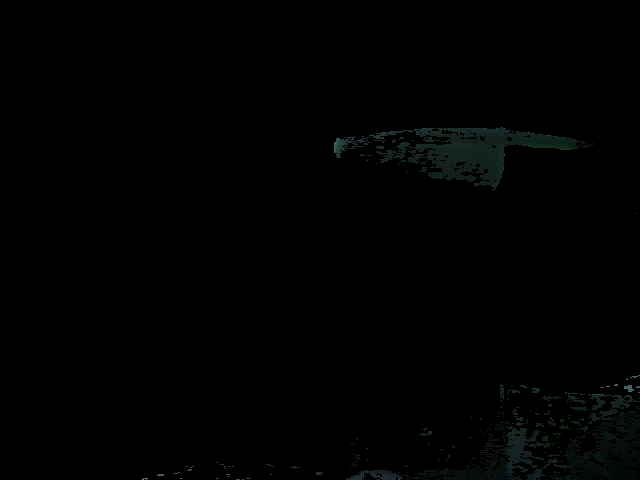
#> input picture opencv_frame_0.png, 640 x 480 px, given in place of the camera
$ python rewardQlearning.py
#> lines starting #> are read from the running program, lines starting #| are printed output that depends on the picture; after the words box and inside, x2 and y2 are one past the last pixel; in counts of white or black regions, pixels touching at a corner belong together
import cv2
import numpy as np
import datetime
import random
from random import randint


def souris(event, x, y, flags, param):
    global lo, hi, color
    if event == cv2.EVENT_LBUTTONDBLCLK:
        color = image[y, x][0]
        colors.append(image[y, x])
    if event == 1:
        setHighAndLow(image[y, x])
    elif event == 2:
        lo = lastLo
        hi = lastHi


def sendToCode(value):
    print('TODO send ', value)


def setHighAndLow(element):
    global minH, minS, minV, maxH, maxS, maxV, lo, hi, lastHi, lastLo
    lastHi = hi
    lastLo = lo
    if (element[0] < minH):
        minH = element[0]
    if (element[0] > maxH):
        maxH = element[0]
    if (element[1] < minS):
        minS = element[1]
    if (element[1] > maxS):
        maxS = element[1]
    if (element[2] < minV):
        minV = element[2]
    if (element[2] > maxV):
        maxV = element[2]
    lo = np.array([minH - 5, minS, minV])
    hi = np.array([maxH + 5, maxS, maxV])


# Permet de calibrer la couleur à suivre
minH = 255
minS = 255
minV = 255
maxH = 0
maxS = 0
maxV = 0
color = 100
lo = np.array([color - 5, 100, 50])
hi = np.array([color + 5, 255, 255])
lastLo = np.array([0, 0, 0])
lastHi = np.array([0, 0, 0])
color_info = (0, 0, 255)
cap = cv2.VideoCapture(0)
cv2.namedWindow('Camera')
cv2.setMouseCallback('Camera', souris)
print('config low : ', lo, ' high: ', hi)
colors = []
while True:
    ret, frame = cap.read()
#> frame is the input picture: shape (480, 640, 3); mean B, G, R 1.2, 1.3, 0.7
    image = cv2.cvtColor(frame, cv2.COLOR_BGR2HSV)
#> image: shape (480, 640, 3); mean H, S, V 3.5, 4.8, 1.3
    image = cv2.blur(image, (5, 5))
#> image: shape (480, 640, 3); mean H, S, V 3.5, 4.8, 1.3
    mask = cv2.inRange(image, lo, hi)
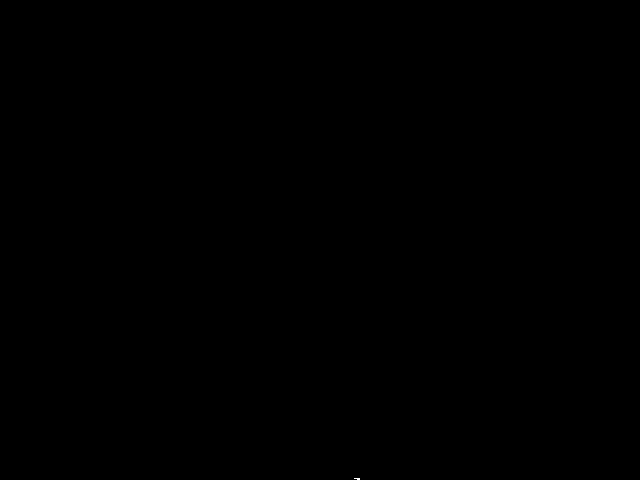
#> mask: shape (480, 640); 0% white in thin lines or dots, all inside (x1, y1, x2, y2) = (354, 478, 360, 480)
    mask = cv2.erode(mask, None, iterations=1)
#> mask: shape (480, 640); 0% white in thin lines or dots, all inside (x1, y1, x2, y2) = (358, 479, 359, 480)
    mask = cv2.dilate(mask, None, iterations=1)
#> mask: shape (480, 640); 0% white; 1 white region (1 under 20 px)
    image2 = cv2.bitwise_and(frame, frame, mask=mask)
    contours, hierarchy = cv2.findContours(mask, cv2.RETR_EXTERNAL, cv2.CHAIN_APPROX_SIMPLE)
#> contours = [[[357, 478], [357, 479], [359, 479], [359, 478]]]
    cv2.drawContours(frame, contours, -1, (0, 255, 0), 3)
#> frame: shape (480, 640, 3); 0.01% of pixels changed, all inside (x1, y1, x2, y2) = (355, 476, 362, 480)
    cv2.imshow('Camera', frame)
    if cv2.waitKey(1) & 0xFF == ord('q'):
#> (key q is pressed here)
        break

# permet de définir les valeurs min et max
print('fin de la définition de la couleur')

# run du jeu
# definition du point d'arrivée
width = cap.get(3)
height = cap.get(4)
date = datetime.datetime.now()
tour = 0


def runGame(tour):
#> called with tour = 0
    if tour < 3:
        xa = random.randint(0, width)
        ya = random.randint(0, height)
        print(lo, hi, 'high low')
        lastDistance = 100000000
        while True:
            ret, frame = cap.read()
            image = cv2.cvtColor(frame, cv2.COLOR_BGR2HSV)
            image = cv2.blur(image, (5, 5))
            mask = cv2.inRange(image, lo, hi)
            mask = cv2.erode(mask, None, iterations=1)
            mask = cv2.dilate(mask, None, iterations=1)
            frame = cv2.circle(frame, (xa, ya), radius=5, color=(0, 0, 255), thickness=-1)
#> frame: shape (480, 640, 3); 0.03% of pixels changed, all inside (x1, y1, x2, y2) = (389, 383, 400, 394)
            image2 = cv2.bitwise_and(frame, frame, mask=mask)
            elements = cv2.findContours(mask, cv2.RETR_EXTERNAL, cv2.CHAIN_APPROX_SIMPLE)[-2]
#> elements = [[[357, 478], [357, 479], [359, 479], [359, 478]]]

            if len(elements) > 0:
                c = max(elements, key=cv2.contourArea)
#> c = [[357, 478], [357, 479], [359, 479], [359, 478]]
                ((x, y), radius) = cv2.minEnclosingCircle(c)
#> x = 358; y = 478.5; radius = 1.12
                if radius > 30:
                    print(x, y, 'x, y')
                    newDistance = ((((x - xa) ** 2) + ((y - ya) ** 2)) ** 0.5)
                    if int(newDistance) >= 10:
                        if lastDistance > newDistance:
                            sendToCode('+')
                        else:
                            sendToCode('-')
                    else:
                        sendToCode('=')
                        break
                    lastDistance = newDistance
                    cv2.circle(frame, (int(x), int(y)), 5, color_info, 10)
            cv2.imshow('Camera', frame)
            if cv2.waitKey(1) & 0xFF == ord('q'):
#> (key q is pressed here)
                break
            # cv2.imshow('chonchi', image2)

        runGame(tour + 1)
#> in runGame (call 2), `frame = cv2.circle(frame, (xa, ya), radius=5, color=(0, 0, 255), thick..`: frame: shape (480, 640, 3); 0.03% of pixels changed, all inside (x1, y1, x2, y2) = (425, 15, 436, 26)
#> (key Esc is pressed here)
#> in runGame (call 3), `frame = cv2.circle(frame, (xa, ya), radius=5, color=(0, 0, 255), thick..`: frame: shape (480, 640, 3); 0.03% of pixels changed, all inside (x1, y1, x2, y2) = (260, 256, 271, 267)

runGame(tour)
cap.release()
cv2.destroyAllWindows()
